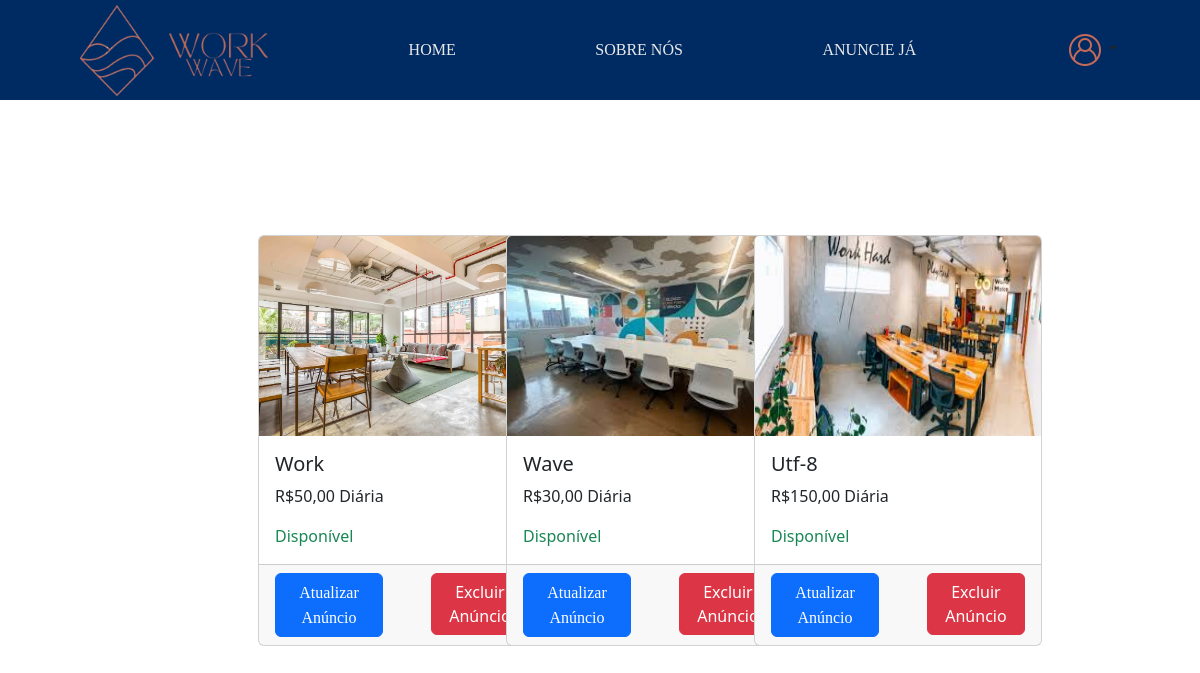
The app's page /SeusAnuncios.php (signed in), older data.
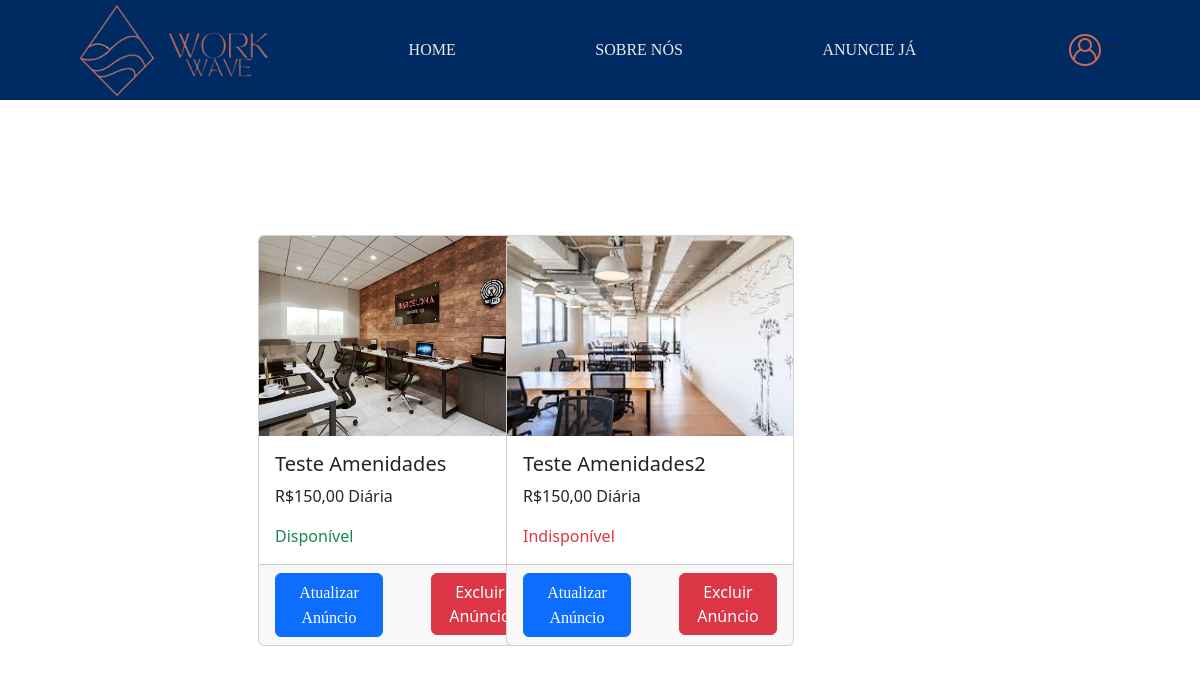
The same page, newer data.
### tables this page shows
CREATE TABLE `espacodados` (
  `EspId` int(11) NOT NULL,
  `EspNome` varchar(255) NOT NULL,
  `EspEndereco` varchar(255) NOT NULL,
  `EspDescricao` mediumtext NOT NULL,
  `EspCapacidade` int(11) NOT NULL,
  `EspDisponibilidade` tinyint(1) DEFAULT NULL,
  `EspDataCadastro` date NOT NULL,
  `ProId` int(11) NOT NULL,
  `EspImg` varchar(255) DEFAULT NULL,
  `EspPreco` decimal(10,2) DEFAULT NULL,
  `SerId` int(11) DEFAULT NULL
);

### SeusAnuncios.php (the view, shortened to what this page needs)
<!DOCTYPE html>
<html lang="en">
<head>
    <link href="https://cdn.jsdelivr.net/npm/bootstrap@5.3.3/dist/css/bootstrap.min.css" rel="stylesheet">
    <link rel="stylesheet" href="css/Style.css">
    <link rel="stylesheet" href="css/SeusAnuncios.css">
</head>
<body>
<header>
    <div class="logo">
        <img src="img/WorkWave-removebg-preview (1).png" alt="" width="95px" height="95px">
        <img src="img/WorkWave__2_-removebg-preview.png" alt="" width="100px" height="100px">
    </div>
    <a href="index.php" class="underline">HOME</a>
    <a href="SobreNos.php" class="underline">SOBRE NÓS</a>
    <a href="AnuncieJa.php" class="underline">ANUNCIE JÁ</a>
    <?php
        if (!isset($_SESSION['usuario_validado']) || $_SESSION['usuario_validado'] == false) {
    ?>
        <div class="dropdown">
            <a class="btn dropdown-toggle" href="#" role="button" data-bs-toggle="dropdown" aria-expanded="false">
                <img src="img/user-logo.png" alt="">
            </a>
            <ul class="dropdown-menu">
                <li><a class="dropdown-item" href="login.php">Fazer Login</a></li>
            </ul>
        </div>
    <?php
        } else {
    ?>
        <div class="dropdown">
            <a class="btn dropdown-toggle" href="#" role="button" data-bs-toggle="dropdown" aria-expanded="false">
                <img src="img/user-logo.png" alt="">
            </a>
        </div>
    <?php
        };
    ?>
</header>
<div class="conteudo conteudo-principal">
    <div class="postagem">
        <?php
            try {
                $conexao = new PDO("mysql:host=localhost; dbname=workwave", "root", "");
                $conexao->setAttribute(PDO::ATTR_ERRMODE, PDO::ERRMODE_EXCEPTION);
            } catch (PDOException $erro) {
                echo "Erro na conexão:" . $erro->getMessage();
            }
            if (isset($_SESSION['UsuarioId'])) {
                $query = "SELECT EspId, EspNome, EspCapacidade, EspDisponibilidade, EspImg, EspPreco FROM EspacoDados WHERE ProId = :UsuarioId";
                $stmt = $conexao->prepare($query);
                $stmt->bindValue(':UsuarioId', $_SESSION['UsuarioId']);
                $stmt->execute();
                $anuncios = $stmt->fetchAll();
            } else {
                $anuncios = [];
            }
        ?>
        <div class="row row-cols-1 row-cols-md-2 row-cols-lg-3 g-4">
            <?php foreach ($anuncios as $anuncio): ?>
                <div class="col">
                    <div class="card" style="width: 18rem;">
                        <img src="img/<?php echo htmlspecialchars($anuncio['EspImg']); ?>" class="card-img-top" alt="Imagem de <?php echo htmlspecialchars($anuncio['EspNome']); ?>" height="200px">
                        <div class="card-body">
                            <h5 class="card-title"><?php echo htmlspecialchars($anuncio['EspNome']); ?></h5>
                            <p class="card-text">R$<?php echo number_format($anuncio['EspPreco'], 2, ',', '.'); ?> Diária</p>
                            <p class="card-text <?php echo $anuncio['EspDisponibilidade'] == 0 ? 'text-danger' : 'text-success'; ?>">
                                <?php echo $anuncio['EspDisponibilidade'] == 0 ? 'Indisponível' : 'Disponível'; ?>
                            </p>
                        </div>
                        <div class="card-footer">
                            <div class="d-flex justify-content-between">
                                <button type="submit" class="btn btn-primary me-5"><a href="EditarAnuncio.php" class="text-white">Atualizar Anúncio</a></button>
                                <form action="ExcluirAnuncio.php" method="POST">
                                    <button type="submit" class="btn btn-danger" onclick="return confirm('Tem certeza de que deseja excluir este anúncio?')">Excluir Anúncio</button>
                                </form>
                            </div>
                        </div>
                    </div>
                </div>
            <?php endforeach;?>
        </div>
    </div>
</div>
</body>
</html>

Row changes from the older to the newer data that the page shows:
removed espacodados: EspImg (picture), EspNome "Work", EspPreco "50,00", EspDisponibilidade "Disponível"
removed espacodados: EspImg (picture), EspNome "Wave", EspPreco "30,00", EspDisponibilidade "Disponível"
removed espacodados: EspImg (picture), EspNome "Utf-8", EspPreco "150,00", EspDisponibilidade "Disponível"
added espacodados: EspImg (picture), EspNome "Teste Amenidades", EspPreco "150,00", EspDisponibilidade "Disponível"
added espacodados: EspImg (picture), EspNome "Teste Amenidades2", EspPreco "150,00", shows "Indisponível"
